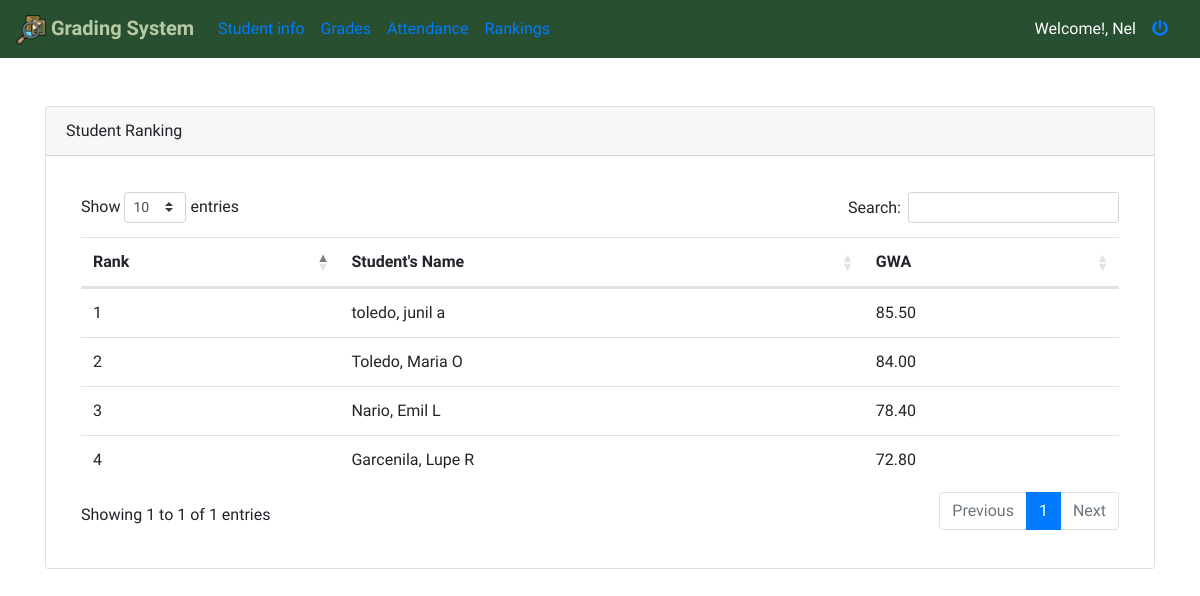
Page /Dashboard/ranking.php (signed in) on the committed database.
### tables this page shows
CREATE TABLE `tbl_grades` (
  `grade_id` int(11) NOT NULL,
  `prelim` varchar(255) DEFAULT NULL,
  `midterm` varchar(255) DEFAULT NULL,
  `prefinals` varchar(255) DEFAULT NULL,
  `finals` varchar(255) DEFAULT NULL,
  `subject_code` varchar(255) DEFAULT NULL,
  `section` varchar(255) DEFAULT NULL,
  `teacher` varchar(255) DEFAULT NULL,
  `subject_units` varchar(255) DEFAULT NULL,
  `student_id` int(11) NOT NULL
);

CREATE TABLE `tbl_studentinfo` (
  `student_id` int(11) NOT NULL,
  `first_name` varchar(255) DEFAULT NULL,
  `middle_name` varchar(255) DEFAULT NULL,
  `last_name` varchar(255) DEFAULT NULL,
  `student_number` varchar(255) DEFAULT NULL,
  `unit` varchar(255) DEFAULT NULL,
  `student_gwa` varchar(500) DEFAULT NULL,
  `user_name` varchar(355) DEFAULT NULL,
  `pass_word` varchar(500) DEFAULT NULL
);

### Dashboard/ranking.php (the view, shortened to what this page needs)
<?php
if(!isset($_SESSION['logged_in']))
    {
       header("location:../index.php");
    }else{
?>
<?php include_once('../header/main-head.php');?>
<body><br><Br>
    <div class="container">
        <div class="row">
            <div class="col-12">
                <div class="card">
                    <div class="card-header">
                        Student Ranking
                    </div>
                    <div class="card-body">
                        <p class="card-text">
                        <div style="overflow-x:auto;">
                            <div class="container">
                                <?php
                                include("../config/conn/db-connection.php");
                                $query = $db->prepare("SELECT * FROM tbl_studentinfo INNER JOIN tbl_grades ON tbl_studentinfo.student_id = tbl_grades.student_id group by tbl_studentinfo.student_id");
                                    $query->execute();
                                    $rank = 1;
                                      echo '<table class="table table-colored table-centered table-inverse m-0" id="dataTable_ranking" width="100%" cellspacing="0">';
                                    echo     '<thead>
                                            <tr>
                                            <th>Rank</th>
                                            <th>Student\'s Name</th>
                                            <th>GWA</th>
                                          </tr>
                                        </thead>';
                                    while($res = $query->fetch(PDO::FETCH_ASSOC)){
                                      echo "<tbody>
                                          <tr>
                                            <td>".htmlentities($rank)."</td>
                                            <td>".htmlentities($res['last_name']).", ".htmlentities($res['first_name'])." ".htmlentities($res['middle_name'])."</td>
                                            <td>".htmlentities($res['student_gwa']);
                                        echo "</tr>";
                                      $rank++;
                                    }
                                    echo '</tbody>
                                    </table>';
                                  ?>
                            </div>
                        </div>
                        </p>
                    </div>
                </div>
            </div>
        </div>
    </div>
    <?php } ?>
</body>
</html>

### header/main-head.php (style rules this page uses)
body { font-family: 'Teko', sans-serif; }

### rows in the picture
tbl_grades: student.last_name "toledo", student.first_name "junil", student.middle_name "a", student.student_gwa "85.50"
tbl_grades: student.last_name "Toledo", student.first_name "Maria", student.middle_name "O", student.student_gwa "84.00"
tbl_grades: student.last_name "Nario", student.first_name "Emil", student.middle_name "L", student.student_gwa "78.40"
tbl_grades: student.last_name "Garcenila", student.first_name "Lupe", student.middle_name "R", student.student_gwa "72.80"

### other values in the picture
$student_no "Nel"
